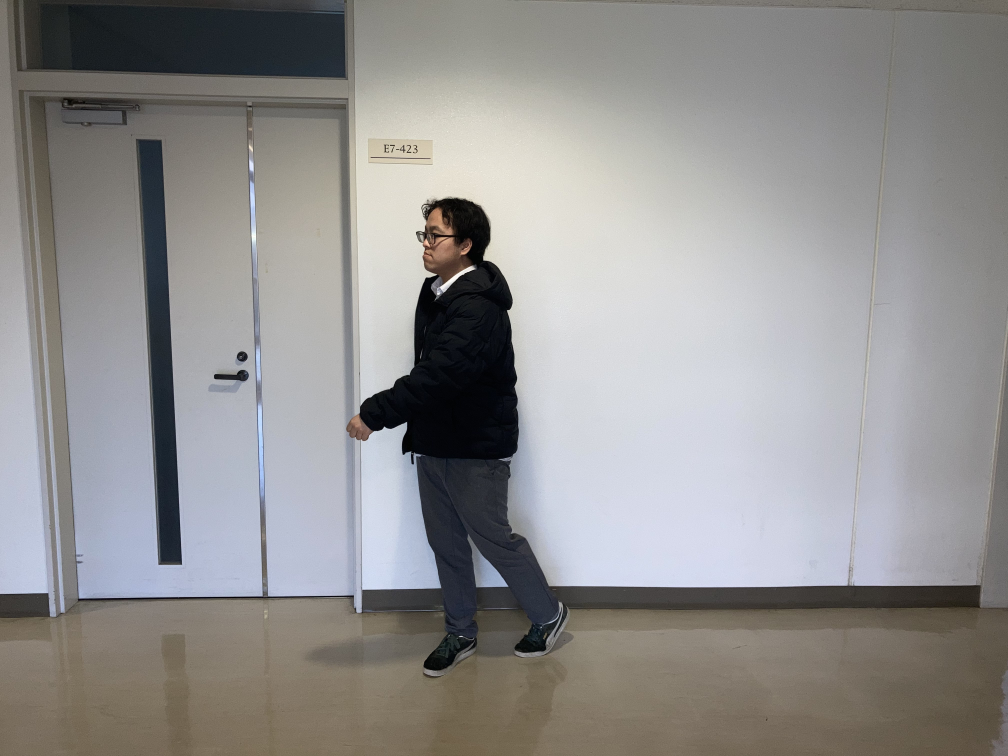
#> input picture image_detect/person4.jpg, 4032 x 3024 px, found by its file name (shown at 1/4 size)
$ python image_detect.py
#> lines starting #> are read from the running program, lines starting #| are printed output that depends on the picture; after the words box and inside, x2 and y2 are one past the last pixel; in counts of white or black regions, pixels touching at a corner belong together
import cv2
import numpy as np
from PIL import Image
import os
IS_FALL_DOWN = 20000


# 画像を読み込む
cd = os.getcwd()
image = cv2.imread(cd+"/image_detect/person4.jpg")
#> image is the input picture: shape (3024, 4032, 3); mean B, G, R 142.9, 143.7, 144.9
h, _, _ = image.shape
#> h = 3024
res = 600 / h
#> res = 0.198
image = cv2.resize(image, None, None, res, res)
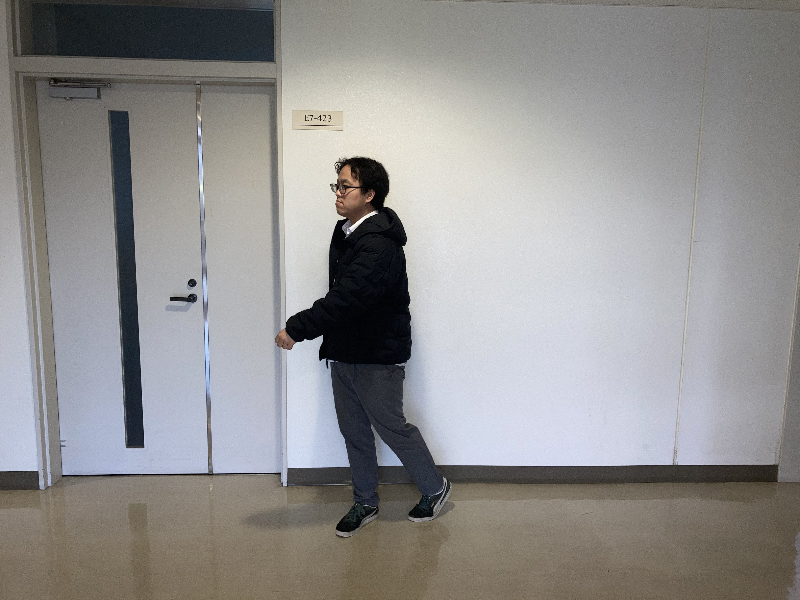
#> image: shape (600, 800, 3); mean B, G, R 142.7, 143.5, 144.8
gray = cv2.cvtColor(image, cv2.COLOR_BGR2GRAY)
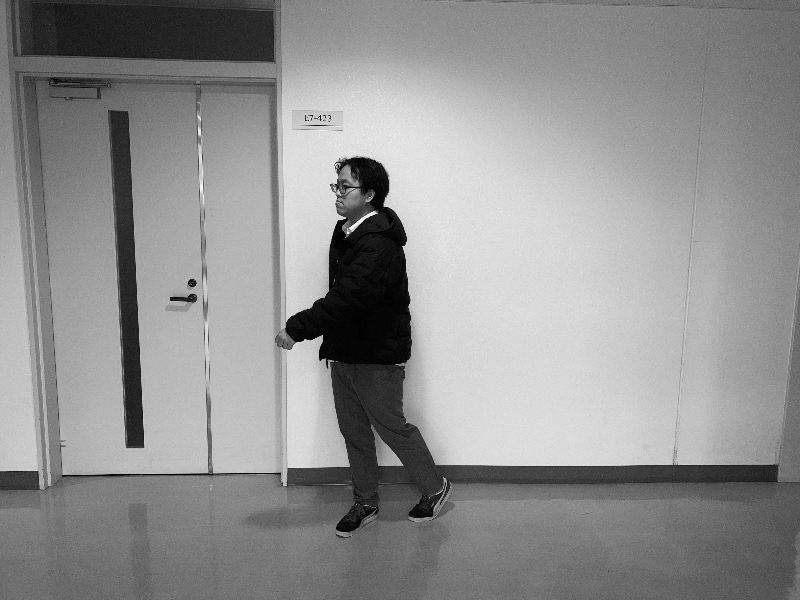
#> gray: shape (600, 800); min 0, max 253, mean 143.9

#画像を600*400にする


# Haar Cascadeを使用して人物検出を行う
cascade = cv2.CascadeClassifier(cd+'/image_detect/haarcascade_fullbody.xml')
rects = cascade.detectMultiScale(gray, scaleFactor=1.005, minNeighbors=3)
#> rects = [[188, 265, 37, 74], [194, 228, 17, 34], [189, 73, 18, 36], [192, 195, 18, 37], [196, 342, 21, 42], [180, 54, 32, 63], [190, 323, 32, 65], [256, 116, 208, 416]]

# 結果を描画する
for (x, y, w, h) in rects:
    if w * h > IS_FALL_DOWN:
        cv2.rectangle(image, (x, y), (x + w, y + h), (0, 0, 255), 2)
#> this loop made 8 passes
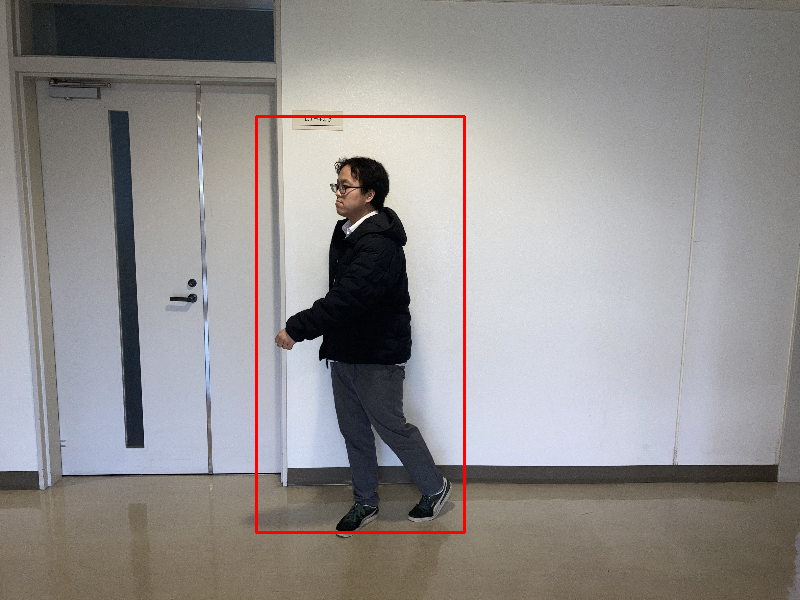
#> image: shape (600, 800, 3); 0.78% of pixels changed, all inside (x1, y1, x2, y2) = (255, 115, 466, 534)


# 結果を表示する
cv2.imshow('image', image)
cv2.waitKey(0)
cv2.destroyAllWindows()

$ run again, with image_detect/person.jpg copied over image_detect/person4.jpg
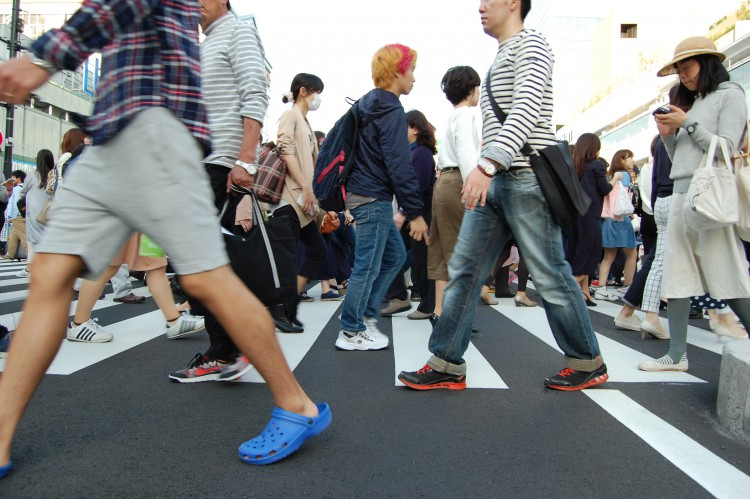
#> input picture image_detect/person.jpg, 750 x 499 px, found by its file name
#> image is the input picture: shape (499, 750, 3); mean B, G, R 127.6, 127.5, 125.3
#> `gray = cv2.cvtColor(image, cv2.COLOR_BGR2GRAY)`:
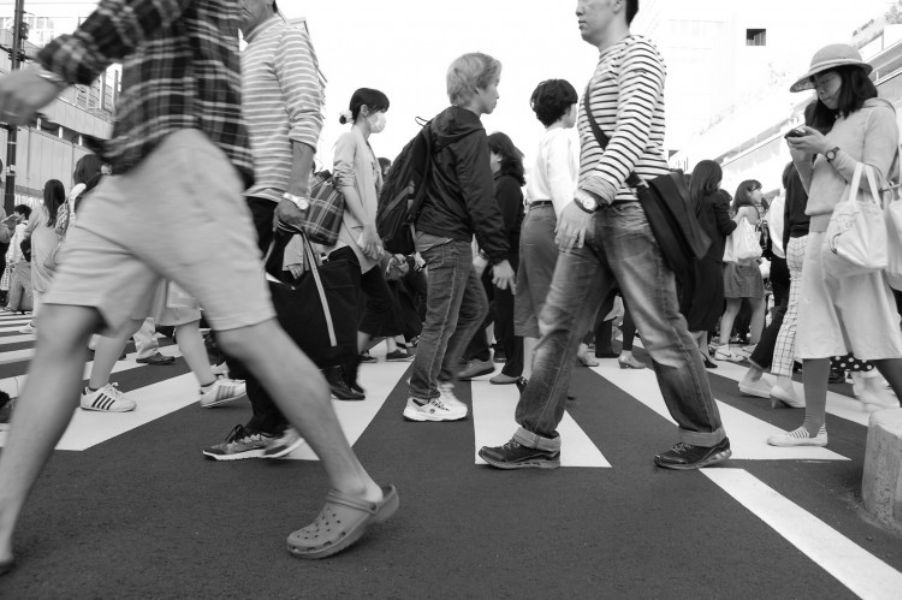
#> gray: shape (600, 902); min 2, max 255, mean 126.8
#> rects = [[20, 105, 21, 42], [1, 33, 26, 52], [849, 167, 28, 55], [646, 441, 29, 58], [8, 204, 35, 69], [339, 109, 32, 65], [34, 164, 36, 72], [595, 52, 33, 66], [757, 237, 45, 89], [301, 0, 264, 527]]
#> the loop `for (x, y, w, h) in rects:` made 10 passes
#> after the loop `for (x, y, w, h) in rects:`:
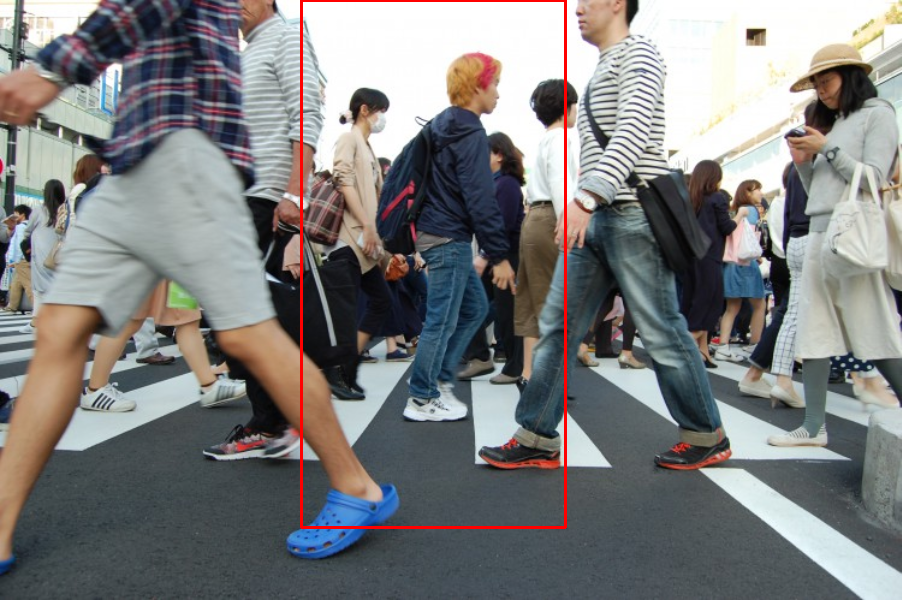
#> image: shape (600, 902, 3); mean B, G, R 126.3, 126.2, 126.1
